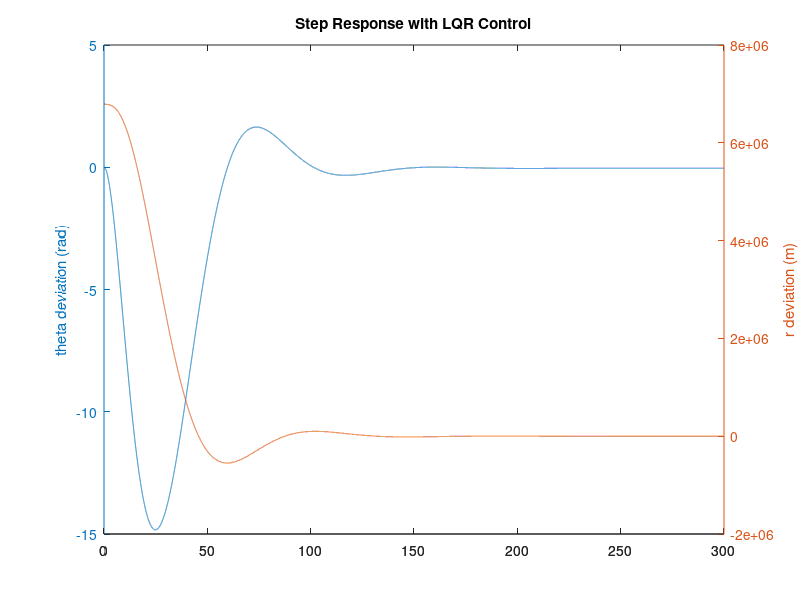

Reproduce this figure in MATLAB.
%% 2DOF state space: 2D translation

%%

% Cd = 2
H = 409000;
R = 6.3781*10^6 + H;
M = 5.972*10^(24);
G = 6.67408*10^(-11);
w_orb = sqrt(M*G/(R^3));
T = 2*pi/w_orb;
%% Cube Sat's parameters
m_sat = 4;
Amin = 0.01;
rho = 2.19*10^(-12);
Fp0 = rho*Amin*(R*w_orb)^2;
%% Cube Sat's analysis

% states
% x = [ theta(t) ; theta_dot(t) ; r(t) ; r_dot(t) ]

A = [0, 1, 0, 0;...
    0, -2*rho*Amin*w_orb*R/m_sat, -rho*Amin*(w_orb^2)/m_sat - Fp0/(m_sat*R^2), -2*w_orb/R;...
    0, 0, 0, 1;...
    0, 2*w_orb*R, (w_orb^2)+2*M*G/(R^3), -rho*Amin*w_orb*R/m_sat];

% input
% u(t) = [ Fp_c(t) ] 

B = [0;1/(R*m_sat);0;0];

% outputs
% y(t) = [theta(t) ; r(t)]
C = [1,0,0,0;0,0,1,0];

D = [0;0];

% labels (these are not required)
states = {'theta_sat','thetadot_sat','r_sat','rdot_sat'};
inputs = {'Fp'};
outputs = {'theta_sat','r_sat'};

% linear system
sys_mod = ss(A,B,C,D,'statename',states,...
    'inputname',inputs,...
    'outputname',outputs);

% if is's equal to n (as in n-inputs) all our states are observable
state_obsv = rank(obsv(sys_mod));
if state_obsv ~= length(A(:,1))
    disp('Not all states are observable')
end

% if it's equal to n (as in n-inputs) all our states are controllable
state_ctrl = rank(ctrb(sys_mod));
if state_ctrl ~= length(A(:,1))
    disp('Not all stetes are controllable')
    
    Cout = [C*B C*A*B C*(A^2)*B C*(A^3)*B D];
    out_ctrl = rank(Cout);
    
    % if it's equal to m (as in m-outputs) all our outputs are controllable
    if out_ctrl == length(C(:,1))
        disp('Outputs are controllable')
    end
end

% poles, frquency, ...
damp(sys_mod)

%% Control design

% state weights
%Q = C_sat'*C_sat;
Q = [1,0,0,0;...
    0,1,0,0;...
    0,0,1,0;...
    0,0,0,1];

% input weights
Ra = [1];

% K matrix is calculated with LQR
[K,S,e] = lqr(A,B,Q,Ra);


%rk = -1/(C*((A-B*K)^-1)*B);

% closed-loop linear system
sys = ss(A-B*K, B, C, D);

%% Control evaluation

t = 0:0.01:300;
%fp = 0.01*ones(size(t));
%lsim(sys, u, t, x0);

% initial conditions
x0 = [0;w_orb;R-10;-1];

% system response
[y,t,x]=initial(sys,x0,t);

% output plot
[AX,H1,H2] = plotyy(t,y(:,1),t,y(:,2),'plot');
set(get(AX(1),'Ylabel'),'String','theta deviation (rad)')
set(get(AX(2),'Ylabel'),'String','r deviation (m)')
title('Step Response with LQR Control')

